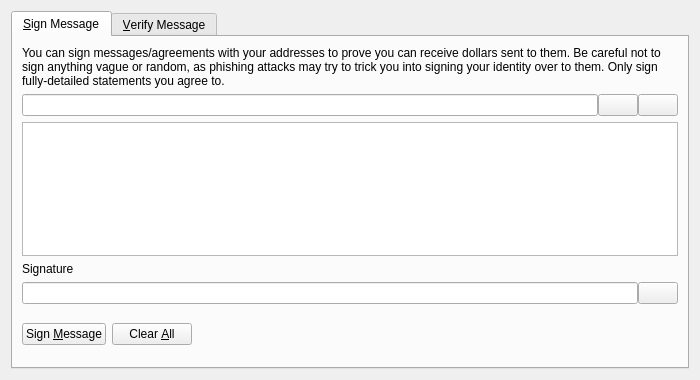
<?xml version="1.0" encoding="UTF-8"?>
<ui version="4.0">
 <class>SignVerifyMessageDialog</class>
 <widget class="QDialog" name="SignVerifyMessageDialog">
  <property name="geometry">
   <rect>
    <x>0</x>
    <y>0</y>
    <width>700</width>
    <height>380</height>
   </rect>
  </property>
  <property name="windowTitle">
   <string>Signatures - Sign / Verify a Message</string>
  </property>
  <property name="modal">
   <bool>true</bool>
  </property>
  <layout class="QVBoxLayout" name="verticalLayout">
   <item>
    <widget class="QTabWidget" name="tabWidget">
     <property name="currentIndex">
      <number>0</number>
     </property>
     <widget class="QWidget" name="tabSignMessage">
      <attribute name="title">
       <string>&amp;Sign Message</string>
      </attribute>
      <layout class="QVBoxLayout" name="verticalLayout_SM">
       <item>
        <widget class="QLabel" name="infoLabel_SM">
         <property name="text">
          <string>You can sign messages/agreements with your addresses to prove you can receive dollars sent to them. Be careful not to sign anything vague or random, as phishing attacks may try to trick you into signing your identity over to them. Only sign fully-detailed statements you agree to.</string>
         </property>
         <property name="textFormat">
          <enum>Qt::PlainText</enum>
         </property>
         <property name="wordWrap">
          <bool>true</bool>
         </property>
        </widget>
       </item>
       <item>
        <layout class="QHBoxLayout" name="horizontalLayout_1_SM">
         <property name="spacing">
          <number>0</number>
         </property>
         <item>
          <widget class="QValidatedLineEdit" name="addressIn_SM">
           <property name="toolTip">
            <string>The Dollar address to sign the message with</string>
           </property>
          </widget>
         </item>
         <item>
          <widget class="QPushButton" name="addressBookButton_SM">
           <property name="toolTip">
            <string>Choose previously used address</string>
           </property>
           <property name="text">
            <string/>
           </property>
           <property name="icon">
            <iconset resource="../dollar.qrc">
             <normaloff>:/icons/address-book</normaloff>:/icons/address-book</iconset>
           </property>
           <property name="shortcut">
            <string>Alt+A</string>
           </property>
           <property name="autoDefault">
            <bool>false</bool>
           </property>
          </widget>
         </item>
         <item>
          <widget class="QPushButton" name="pasteButton_SM">
           <property name="toolTip">
            <string>Paste address from clipboard</string>
           </property>
           <property name="text">
            <string/>
           </property>
           <property name="icon">
            <iconset resource="../dollar.qrc">
             <normaloff>:/icons/editpaste</normaloff>:/icons/editpaste</iconset>
           </property>
           <property name="shortcut">
            <string>Alt+P</string>
           </property>
           <property name="autoDefault">
            <bool>false</bool>
           </property>
          </widget>
         </item>
        </layout>
       </item>
       <item>
        <widget class="QPlainTextEdit" name="messageIn_SM">
         <property name="toolTip">
          <string>Enter the message you want to sign here</string>
         </property>
        </widget>
       </item>
       <item>
        <widget class="QLabel" name="signatureLabel_SM">
         <property name="text">
          <string>Signature</string>
         </property>
         <property name="textFormat">
          <enum>Qt::PlainText</enum>
         </property>
        </widget>
       </item>
       <item>
        <layout class="QHBoxLayout" name="horizontalLayout_2_SM">
         <property name="spacing">
          <number>0</number>
         </property>
         <item>
          <widget class="QLineEdit" name="signatureOut_SM">
           <property name="font">
            <font>
             <italic>true</italic>
            </font>
           </property>
           <property name="readOnly">
            <bool>true</bool>
           </property>
          </widget>
         </item>
         <item>
          <widget class="QPushButton" name="copySignatureButton_SM">
           <property name="toolTip">
            <string>Copy the current signature to the system clipboard</string>
           </property>
           <property name="text">
            <string/>
           </property>
           <property name="icon">
            <iconset resource="../dollar.qrc">
             <normaloff>:/icons/editcopy</normaloff>:/icons/editcopy</iconset>
           </property>
           <property name="autoDefault">
            <bool>false</bool>
           </property>
          </widget>
         </item>
        </layout>
       </item>
       <item>
        <layout class="QHBoxLayout" name="horizontalLayout_3_SM">
         <item>
          <widget class="QPushButton" name="signMessageButton_SM">
           <property name="toolTip">
            <string>Sign the message to prove you own this Dollar address</string>
           </property>
           <property name="text">
            <string>Sign &amp;Message</string>
           </property>
           <property name="icon">
            <iconset resource="../dollar.qrc">
             <normaloff>:/icons/edit</normaloff>:/icons/edit</iconset>
           </property>
           <property name="autoDefault">
            <bool>false</bool>
           </property>
          </widget>
         </item>
         <item>
          <widget class="QPushButton" name="clearButton_SM">
           <property name="toolTip">
            <string>Reset all sign message fields</string>
           </property>
           <property name="text">
            <string>Clear &amp;All</string>
           </property>
           <property name="icon">
            <iconset resource="../dollar.qrc">
             <normaloff>:/icons/remove</normaloff>:/icons/remove</iconset>
           </property>
           <property name="autoDefault">
            <bool>false</bool>
           </property>
          </widget>
         </item>
         <item>
          <spacer name="horizontalSpacer_1_SM">
           <property name="orientation">
            <enum>Qt::Horizontal</enum>
           </property>
           <property name="sizeHint" stdset="0">
            <size>
             <width>40</width>
             <height>48</height>
            </size>
           </property>
          </spacer>
         </item>
         <item>
          <widget class="QLabel" name="statusLabel_SM">
           <property name="font">
            <font>
             <weight>75</weight>
             <bold>true</bold>
            </font>
           </property>
           <property name="text">
            <string/>
           </property>
           <property name="wordWrap">
            <bool>true</bool>
           </property>
          </widget>
         </item>
         <item>
          <spacer name="horizontalSpacer_2_SM">
           <property name="orientation">
            <enum>Qt::Horizontal</enum>
           </property>
           <property name="sizeHint" stdset="0">
            <size>
             <width>40</width>
             <height>48</height>
            </size>
           </property>
          </spacer>
         </item>
        </layout>
       </item>
      </layout>
     </widget>
     <widget class="QWidget" name="tabVerifyMessage">
      <attribute name="title">
       <string>&amp;Verify Message</string>
      </attribute>
      <layout class="QVBoxLayout" name="verticalLayout_VM">
       <item>
        <widget class="QLabel" name="infoLabel_VM">
         <property name="text">
          <string>Enter the receiver's address, message (ensure you copy line breaks, spaces, tabs, etc. exactly) and signature below to verify the message. Be careful not to read more into the signature than what is in the signed message itself, to avoid being tricked by a man-in-the-middle attack. Note that this only proves the signing party receives with the address, it cannot prove sendership of any transaction!</string>
         </property>
         <property name="textFormat">
          <enum>Qt::PlainText</enum>
         </property>
         <property name="alignment">
          <set>Qt::AlignLeading|Qt::AlignLeft|Qt::AlignTop</set>
         </property>
         <property name="wordWrap">
          <bool>true</bool>
         </property>
        </widget>
       </item>
       <item>
        <layout class="QHBoxLayout" name="horizontalLayout_1_VM">
         <property name="spacing">
          <number>0</number>
         </property>
         <item>
          <widget class="QValidatedLineEdit" name="addressIn_VM">
           <property name="toolTip">
            <string>The Dollar address the message was signed with</string>
           </property>
          </widget>
         </item>
         <item>
          <widget class="QPushButton" name="addressBookButton_VM">
           <property name="toolTip">
            <string>Choose previously used address</string>
           </property>
           <property name="text">
            <string/>
           </property>
           <property name="icon">
            <iconset resource="../dollar.qrc">
             <normaloff>:/icons/address-book</normaloff>:/icons/address-book</iconset>
           </property>
           <property name="shortcut">
            <string>Alt+A</string>
           </property>
           <property name="autoDefault">
            <bool>false</bool>
           </property>
          </widget>
         </item>
        </layout>
       </item>
       <item>
        <widget class="QPlainTextEdit" name="messageIn_VM"/>
       </item>
       <item>
        <widget class="QValidatedLineEdit" name="signatureIn_VM"/>
       </item>
       <item>
        <layout class="QHBoxLayout" name="horizontalLayout_2_VM">
         <item>
          <widget class="QPushButton" name="verifyMessageButton_VM">
           <property name="toolTip">
            <string>Verify the message to ensure it was signed with the specified Dollar address</string>
           </property>
           <property name="text">
            <string>Verify &amp;Message</string>
           </property>
           <property name="icon">
            <iconset resource="../dollar.qrc">
             <normaloff>:/icons/transaction_0</normaloff>:/icons/transaction_0</iconset>
           </property>
           <property name="autoDefault">
            <bool>false</bool>
           </property>
          </widget>
         </item>
         <item>
          <widget class="QPushButton" name="clearButton_VM">
           <property name="toolTip">
            <string>Reset all verify message fields</string>
           </property>
           <property name="text">
            <string>Clear &amp;All</string>
           </property>
           <property name="icon">
            <iconset resource="../dollar.qrc">
             <normaloff>:/icons/remove</normaloff>:/icons/remove</iconset>
           </property>
           <property name="autoDefault">
            <bool>false</bool>
           </property>
          </widget>
         </item>
         <item>
          <spacer name="horizontalSpacer_1_VM">
           <property name="orientation">
            <enum>Qt::Horizontal</enum>
           </property>
           <property name="sizeHint" stdset="0">
            <size>
             <width>40</width>
             <height>48</height>
            </size>
           </property>
          </spacer>
         </item>
         <item>
          <widget class="QLabel" name="statusLabel_VM">
           <property name="font">
            <font>
             <weight>75</weight>
             <bold>true</bold>
            </font>
           </property>
           <property name="text">
            <string/>
           </property>
           <property name="wordWrap">
            <bool>true</bool>
           </property>
          </widget>
         </item>
         <item>
          <spacer name="horizontalSpacer_2_VM">
           <property name="orientation">
            <enum>Qt::Horizontal</enum>
           </property>
           <property name="sizeHint" stdset="0">
            <size>
             <width>40</width>
             <height>48</height>
            </size>
           </property>
          </spacer>
         </item>
        </layout>
       </item>
      </layout>
     </widget>
    </widget>
   </item>
  </layout>
 </widget>
 <customwidgets>
  <customwidget>
   <class>QValidatedLineEdit</class>
   <extends>QLineEdit</extends>
   <header>qt/qvalidatedlineedit.h</header>
  </customwidget>
 </customwidgets>
 <resources>
  <include location="../dollar.qrc"/>
 </resources>
 <connections/>
</ui>
